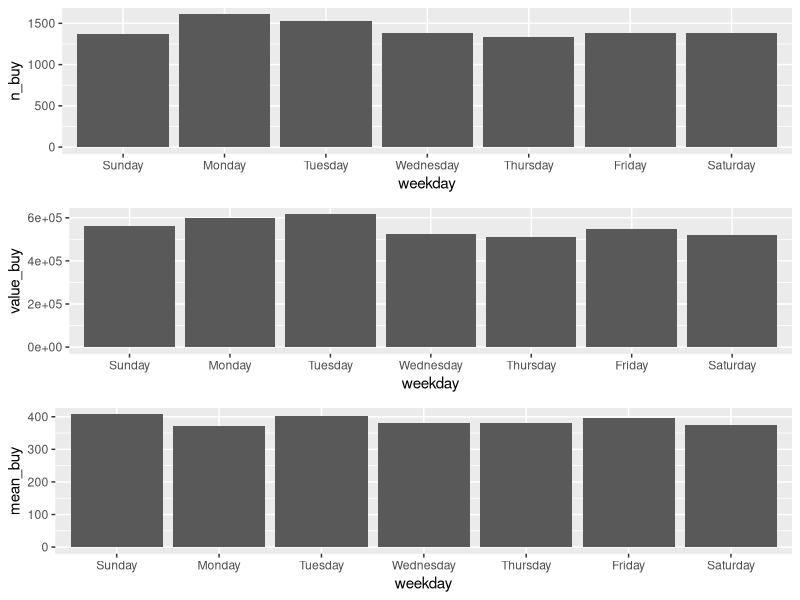
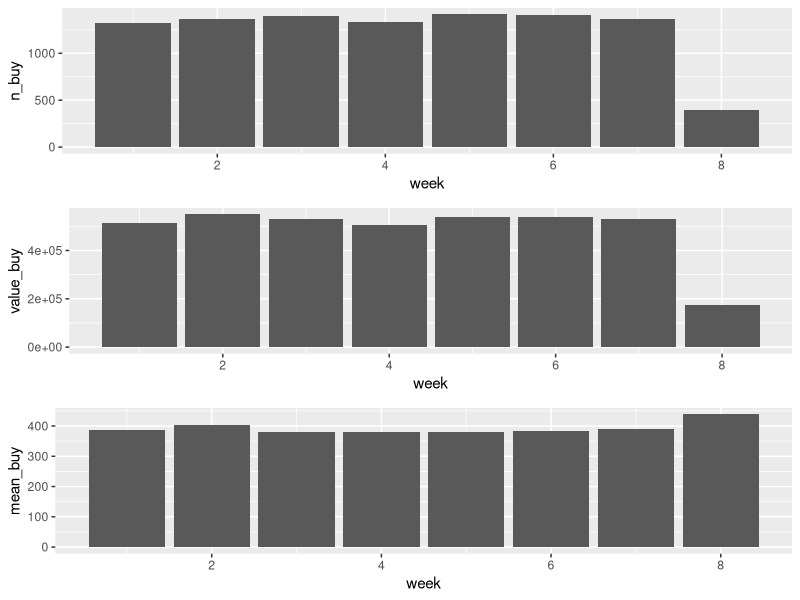
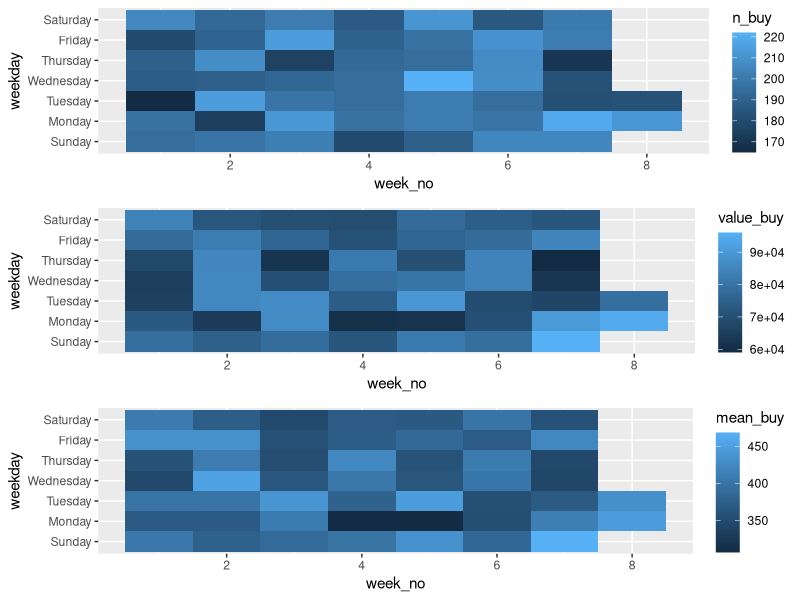

Reproduce these figures in R, in order.
## ---- chunk 1
library(tidyverse)
library(lubridate)
library(gridExtra)
## ---- chunk 2
df_log <- readr::read_csv("df_log.csv")
## ---- chunk 3
df_log_wday <- df_log %>% 
  # 曜日を取得して変数を追加
  mutate(weekday = wday(stamp, label = TRUE, abbr = FALSE)) %>% 
  group_by(weekday) %>% 
  summarise(
    n_buy = n(),
    value_buy = sum(value),
    mean_buy = mean(value)
  )
## ---- chunk 4
knitr::kable(df_log_wday)
## ---- chunk 5
p_wday <- ggplot(df_log_wday)
p_wday1 <- p_wday +
  geom_bar(aes(x = weekday, y = n_buy), stat = "identity")
p_wday2 <- p_wday +
  geom_bar(aes(x = weekday, y = value_buy), stat = "identity")
p_wday3 <- p_wday +
  geom_bar(aes(x = weekday, y = mean_buy), stat = "identity")
grid.arrange(p_wday1, p_wday2, p_wday3)
## ---- chunk 6
df_log_week <- df_log %>% 
  # タイムスタンプから週番号を取得
  mutate(week = week(stamp)) %>% 
  group_by(week) %>% 
  summarise(
    n_buy = n(),
    value_buy = sum(value),
    mean_buy = mean(value)
  )
## ---- chunk 7
knitr::kable(df_log_week)
## ---- chunk 8
p_week <- ggplot(df_log_week)
p_week1 <- p_week +
  geom_bar(aes(x = week, y = n_buy), stat = "identity")
p_week2 <- p_week +
  geom_bar(aes(x = week, y = value_buy), stat = "identity")
p_week3 <- p_week +
  geom_bar(aes(x = week, y = mean_buy), stat = "identity")
grid.arrange(p_week1, p_week2, p_week3)
## ---- chunk 9
df_log_weekday_no <- df_log %>% 
  # 変数を準備
  mutate(weekday = wday(stamp, label = TRUE, abbr = FALSE),
         week_no = week(stamp)) %>% 
  # グループ化
  group_by(week_no, weekday) %>% 
  summarise(
    n_buy = n(),
    value_buy = sum(value),
    mean_buy = mean(value)
  )
## ---- chunk 10
knitr::kable(head(df_log_weekday_no))
## ---- chunk 11
# 曜日と週番号で可視化
p_weekday_no <- ggplot(df_log_weekday_no)
p_weekday_no1 <- p_weekday_no +
  geom_tile(aes(x = week_no, y = weekday, fill = n_buy))
p_weekday_no2 <- p_weekday_no +
  geom_tile(aes(x = week_no, y = weekday, fill = value_buy))
p_weekday_no3 <- p_weekday_no +
  geom_tile(aes(x = week_no, y = weekday, fill = mean_buy))
grid.arrange(p_weekday_no1, p_weekday_no2, p_weekday_no3)
## ---- chunk 12
x <- ymd_hms("2018-02-24 15:30:20")

# 週番号を取得
week(x)

# ついでにquaterも
quarter(x)

# さらにsemesterも
semester(x)
## ---- chunk 13
# 曜日を数値で取得
wday(x)

# 曜日を文字列(ラベル)で取得
wday(x, label = TRUE)

# 曜日を順序付きfactor型で非省略
wday(x, label = TRUE, abbr = FALSE)

# 曜日を月曜からスタートさせる
wday(x, label = TRUE, abbr = FALSE,
     week_start = 1)

